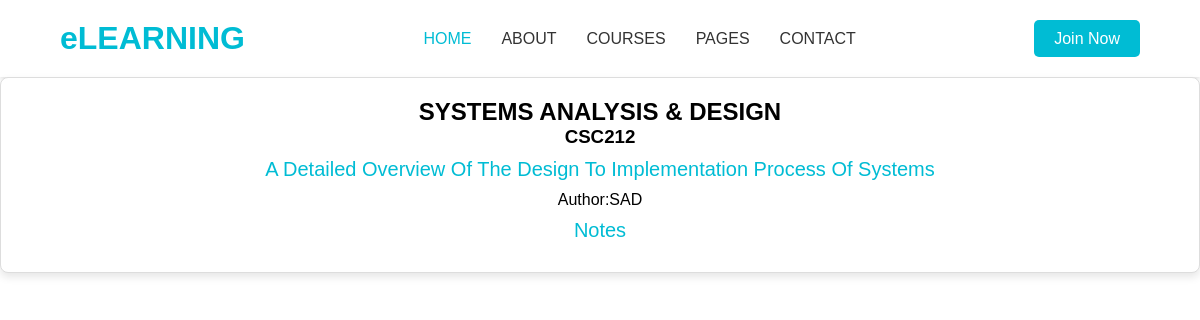
Page /department/IT/computer_science/course_units/systems-analysis-design on the committed database.
### dashboard/models.py (models this page shows, shortened)
class Course_unit(models.Model):
    unit_title = models.CharField(max_length=100)
    course_code = models.CharField(max_length=10, null=True)
    slug = models.SlugField(max_length=50, null=False, default="")
    unit_description = models.TextField(max_length=100)
    unit_author = models.ForeignKey(User, on_delete=models.CASCADE)

### dashboard/views.py (the view)
# urls.py: path('department/IT/computer_science/course_units/<slug:slug>', views.details, name="details"),
def details(request, slug):
    detail = Course_unit.objects.get(slug=slug)
    files = UploadFile.objects.all().order_by('uploaded_at')
    return render(request, 'details.html', {'detail':detail, 'files':files})

### dashboard/templates/details.html (shortened to what this page needs)
{% extends 'master.html' %}
{% block content %}
  <div class="card">
    <h2>{{ detail.unit_title }}</h2>
    <h3>{{ detail.course_code }}</h3>
    <p class="unit_description">{{ detail.unit_description }}</p>
    <p>Author:{{ detail.unit_author }}</p>
    <p class="unit_description">Notes</p>
  </div>
{% endblock %}

### static/styles.css (style rules this page uses)
* { margin: 0; padding: 0; box-sizing: border-box; cursor: pointer; }
body { font-family: Arial, sans-serif; }
li .home, .logo h1, .unit_description { color: #00bcd4; }
.unit_description { text-transform: capitalize; font-size: 20px; margin: 10px auto; }
.card, .course_unit_card { background-color: #fff; border: 1px solid #ddd; border-radius: 8px; padding: 20px; min-width: 150px; text-align: center; box-shadow: 0 4px 8px rgba(0, 0, 0, 0.1); transition: transform 0.2s; }

### rows in the picture
Course_unit: unit_title "SYSTEMS ANALYSIS & DESIGN", course_code "CSC212", unit_description "A Detailed Overview Of The Design To Implementation Process Of Systems", unit_author "SAD"
